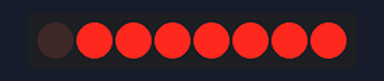
Recording of a sketch running on a simulated Arduino Nano, built with avr-gcc and run on an emulated ATmega328P. On the bench: 8 port-expander outputs drawn as a row of LEDs (first output left, lit = HIGH). Wiring (inferred from the names in the program): PCF8574 port expander at I2C address 0x20. Wiring (inferred from the signals the program sends): row of LEDs: on Q0, Q1, Q2, Q3, Q4, Q5, Q6, Q7.

Above: at 0.07 s.
At 0.37 s:
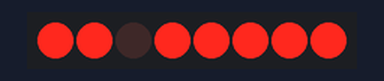
At 0.67 s:
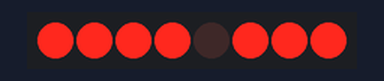
At 1.4 s:
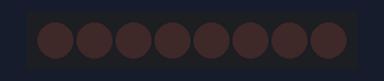
At 2.72 s:
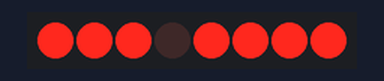
At 4.1 s:
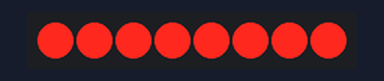
Timing chart, 0 to 5.1 s (numbered marks = the images above):
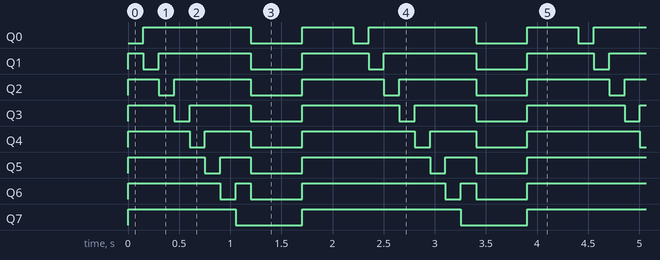

The sketch:

pcf8574_led_demo.ino
```cpp
// Demonstrates controlling a PCF8574 I2C GPIO expander from an Arduino: walks a single lit LED across the 8 outputs and then turns all outputs on and off.
//
// Full tutorial: https://shillehtek.com/blogs/news/arduino-pcf8574-add-8-gpio-i2c
// Parts used: https://shillehtek.com/products/pcf8574-i2c-serial-interface-adapter-module-for-1602-2004-lcd
//             https://shillehtek.com/products/arduino-nano-v3-presoldered-ch340g-atmega328p
//             https://shillehtek.com/products/shillehtek-120pcs-multicolored-dupont-wire
// More examples: https://github.com/shillehbean/shillehtek-examples
//

#include <Wire.h>

const byte ADDR = 0x20;

void writeAll(byte b) {
  Wire.beginTransmission(ADDR);
  Wire.write(b);
  Wire.endTransmission();
}

void setup() {
  Wire.begin();
  Serial.begin(9600);
}

void loop() {
  for (byte i = 0; i < 8; i++) {       // Walk one lit LED through the bank
    writeAll(1 << i);
    delay(150);
  }
  writeAll(0xFF);                         // All on
  delay(500);
  writeAll(0x00);                         // All off
  delay(500);
}
```

Measured:
- by itself, Q0: repeats every 2.2 s: LOW 0.50 s, HIGH 0.50 s, LOW 0.15 s, HIGH 1.1 s
- by itself, Q1: repeats every 2.2 s: LOW 0.15 s, HIGH 0.90 s, LOW 0.50 s, HIGH 0.65 s
- by itself, Q2: repeats every 2.2 s: LOW 0.15 s, HIGH 0.75 s, LOW 0.50 s, HIGH 0.80 s
- by itself, Q3: repeats every 2.2 s: LOW 0.15 s, HIGH 0.60 s, LOW 0.50 s, HIGH 0.95 s
- by itself, Q4: repeats every 2.2 s: LOW 0.15 s, HIGH 0.45 s, LOW 0.50 s, HIGH 1.1 s
- by itself, Q5: repeats every 2.2 s: LOW 0.15 s, HIGH 0.30 s, LOW 0.50 s, HIGH 1.3 s
- by itself, Q6: repeats every 2.2 s: LOW 0.15 s, HIGH 0.15 s, LOW 0.50 s, HIGH 1.4 s
- by itself, Q7: repeats every 2.2 s: LOW 0.65 s, HIGH 1.6 s
